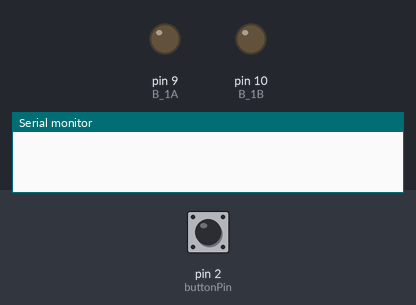
The sketch below on a simulated Arduino Uno, built with avr-gcc and run on an emulated ATmega328P. On the bench: output pins drawn as LEDs (lit = HIGH), the last lines printed to the serial monitor. Inputs (shaded band) come from the test bench; at power-on: pin 2 (buttonPin) LOW.

Above: at 1.2 s.
1.3 s: pin 2 (buttonPin) pulled HIGH for 0.15 s
At 2.5 s:
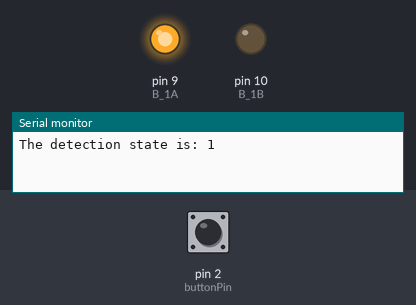
2.9 s: pin 2 (buttonPin) pulled HIGH for 1 s
At 3.8 s:
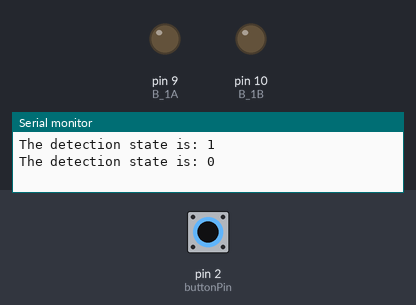
5.4 s: pin 2 (buttonPin) pulled HIGH for 3.2 s
At 5.8 s:
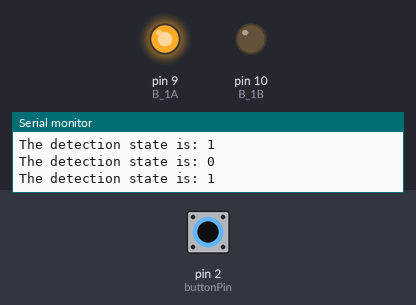
Timing chart, 0 to 8.4 s (numbered marks = the images above; inputs shaded):
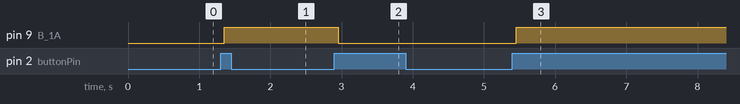

Measured:
- after the input at 1.3 s, pin 9 (B_1A): LOW → HIGH after 0.05 s
- after the input at 2.9 s, pin 9 (B_1A): HIGH → LOW after 0.05 s
- after the input at 5.4 s, pin 9 (B_1A): LOW → HIGH after 0.05 s

The sketch:

5.3.state_change_detection.ino
```cpp
const int  buttonPin = 2;
const int B_1A = 9;
const int B_1B = 10;

int detectionState = 0;
int buttonState = 0;
int lastButtonState = 0;


void setup() {
  pinMode(buttonPin, INPUT);
  Serial.begin(9600);
  pinMode(B_1A,OUTPUT);
  pinMode(B_1B,OUTPUT);
}

void loop() {
  // Toggle the detectionState each time the button is pressed
  buttonState = digitalRead(buttonPin);
  if (buttonState != lastButtonState) {
    if (buttonState == HIGH) {
      detectionState=(detectionState+1)%2;
      Serial.print("The detection state is: ");
      Serial.println(detectionState);
    }
    delay(50);
  }
  lastButtonState = buttonState;

  // According to the detectionState, start the motor
  if(detectionState==1){
    digitalWrite(B_1A,HIGH);
    digitalWrite(B_1B,LOW);
  }else{
    digitalWrite(B_1A,LOW);
    digitalWrite(B_1B,LOW);
  }
}
```
